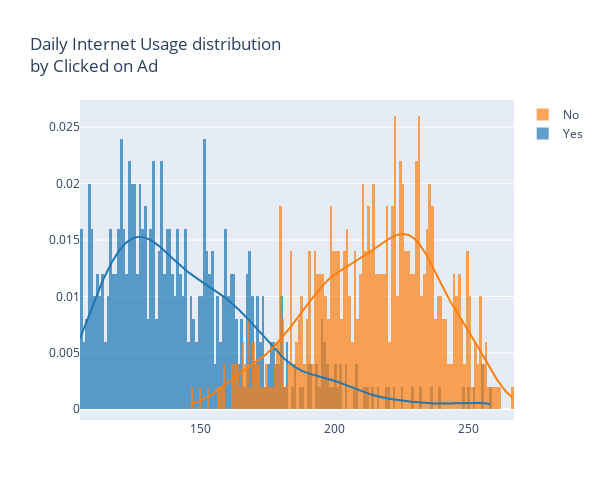

Notebook cell for this chart:
### Code cell
dist2 = ff.create_distplot([df[df['Clicked on Ad'] == 'Yes']['Daily Internet Usage'], df[df['Clicked on Ad'] == 'No']['Daily Internet Usage']], ['Yes', 'No'], bin_size=1, show_rug=False)
dist2.update_layout(title_text='Daily Internet Usage distribution<br>by Clicked on Ad', width = 600, height = 500)
dist2.show()

### Figure 1 — Plotly figure (JSON) as saved in the notebook; plotly's stock layout.template omitted (floating-point values rounded to 4 significant figures; data arrays with more than 128 entries replaced by an {"elided": "..."} marker saying what was removed)
{"data": [{"autobinx": false, "histnorm": "probability density", "legendgroup": "Yes", "marker": {"color": "rgb(31, 119, 180)"}, "name": "Yes", "opacity": 0.7, "type": "histogram", "x": {"elided": "500 float values"}, "xaxis": "x", "xbins": {"end": 258.6, "size": 1, "start": 104.8}, "yaxis": "y"}, {"autobinx": false, "histnorm": "probability density", "legendgroup": "No", "marker": {"color": "rgb(255, 127, 14)"}, "name": "No", "opacity": 0.7, "type": "histogram", "x": {"elided": "500 float values"}, "xaxis": "x", "xbins": {"end": 267.0, "size": 1, "start": 146.2}, "yaxis": "y"}, {"legendgroup": "Yes", "marker": {"color": "rgb(31, 119, 180)"}, "mode": "lines", "name": "Yes", "showlegend": false, "type": "scatter", "x": {"elided": "500 float values"}, "xaxis": "x", "y": {"elided": "500 float values"}, "yaxis": "y"}, {"legendgroup": "No", "marker": {"color": "rgb(255, 127, 14)"}, "mode": "lines", "name": "No", "showlegend": false, "type": "scatter", "x": {"elided": "500 float values"}, "xaxis": "x", "y": {"elided": "500 float values"}, "yaxis": "y"}], "layout": {"barmode": "overlay", "height": 500, "hovermode": "closest", "legend": {"traceorder": "reversed"}, "title": {"text": "Daily Internet Usage distribution<br>by Clicked on Ad"}, "width": 600, "xaxis": {"anchor": "y2", "domain": [0, 1], "zeroline": false}, "yaxis": {"anchor": "free", "domain": [0, 1], "position": 0}}}
